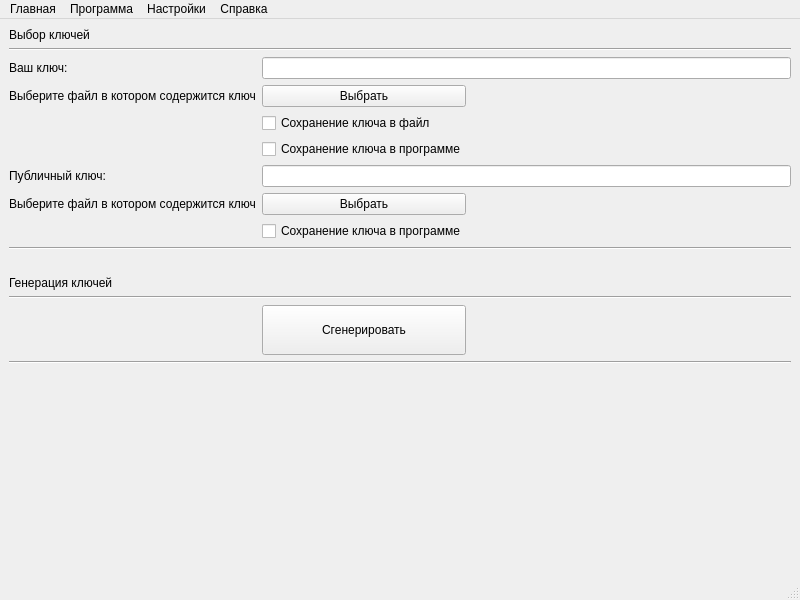
<?xml version="1.0" encoding="UTF-8"?>
<ui version="4.0">
 <class>nastr1</class>
 <widget class="QMainWindow" name="nastr1">
  <property name="geometry">
   <rect>
    <x>0</x>
    <y>0</y>
    <width>800</width>
    <height>600</height>
   </rect>
  </property>
  <property name="windowTitle">
   <string>MainWindow</string>
  </property>
  <widget class="QWidget" name="centralwidget">
   <layout class="QGridLayout" name="gridLayout">
    <item row="10" column="1" colspan="4">
     <widget class="QLineEdit" name="lineEdit_2"/>
    </item>
    <item row="12" column="1">
     <widget class="QCheckBox" name="checkBox_3">
      <property name="text">
       <string>Сохранение ключа в программе</string>
      </property>
     </widget>
    </item>
    <item row="11" column="0">
     <widget class="QLabel" name="label_4">
      <property name="text">
       <string>Выберите файл в котором содержится ключ</string>
      </property>
     </widget>
    </item>
    <item row="4" column="1">
     <widget class="QPushButton" name="pushButton">
      <property name="text">
       <string>Выбрать</string>
      </property>
     </widget>
    </item>
    <item row="13" column="0" colspan="5">
     <widget class="Line" name="line_2">
      <property name="orientation">
       <enum>Qt::Horizontal</enum>
      </property>
     </widget>
    </item>
    <item row="1" column="0" colspan="5">
     <widget class="Line" name="line">
      <property name="orientation">
       <enum>Qt::Horizontal</enum>
      </property>
     </widget>
    </item>
    <item row="4" column="4">
     <spacer name="horizontalSpacer">
      <property name="orientation">
       <enum>Qt::Horizontal</enum>
      </property>
      <property name="sizeHint" stdset="0">
       <size>
        <width>40</width>
        <height>20</height>
       </size>
      </property>
     </spacer>
    </item>
    <item row="20" column="1">
     <spacer name="verticalSpacer_2">
      <property name="orientation">
       <enum>Qt::Vertical</enum>
      </property>
      <property name="sizeHint" stdset="0">
       <size>
        <width>20</width>
        <height>203</height>
       </size>
      </property>
     </spacer>
    </item>
    <item row="2" column="1" colspan="4">
     <widget class="QLineEdit" name="lineEdit_3"/>
    </item>
    <item row="8" column="1">
     <widget class="QCheckBox" name="checkBox_2">
      <property name="text">
       <string>Сохранение ключа в файл</string>
      </property>
     </widget>
    </item>
    <item row="11" column="1">
     <widget class="QPushButton" name="pushButton_2">
      <property name="text">
       <string>Выбрать</string>
      </property>
     </widget>
    </item>
    <item row="15" column="0">
     <widget class="QLabel" name="label_6">
      <property name="text">
       <string>Генерация ключей</string>
      </property>
     </widget>
    </item>
    <item row="10" column="0">
     <widget class="QLabel" name="label_2">
      <property name="text">
       <string>Публичный ключ:</string>
      </property>
     </widget>
    </item>
    <item row="19" column="0" colspan="5">
     <widget class="Line" name="line_4">
      <property name="orientation">
       <enum>Qt::Horizontal</enum>
      </property>
     </widget>
    </item>
    <item row="18" column="1">
     <widget class="QPushButton" name="pushButton_3">
      <property name="minimumSize">
       <size>
        <width>0</width>
        <height>50</height>
       </size>
      </property>
      <property name="text">
       <string>Сгенерировать</string>
      </property>
     </widget>
    </item>
    <item row="9" column="1">
     <widget class="QCheckBox" name="checkBox">
      <property name="text">
       <string>Сохранение ключа в программе</string>
      </property>
     </widget>
    </item>
    <item row="2" column="0">
     <widget class="QLabel" name="label">
      <property name="text">
       <string>Ваш ключ:</string>
      </property>
     </widget>
    </item>
    <item row="4" column="0">
     <widget class="QLabel" name="label_3">
      <property name="text">
       <string>Выберите файл в котором содержится ключ</string>
      </property>
     </widget>
    </item>
    <item row="0" column="0">
     <widget class="QLabel" name="label_5">
      <property name="text">
       <string>Выбор ключей</string>
      </property>
     </widget>
    </item>
    <item row="17" column="0" colspan="5">
     <widget class="Line" name="line_3">
      <property name="orientation">
       <enum>Qt::Horizontal</enum>
      </property>
     </widget>
    </item>
    <item row="14" column="1">
     <spacer name="verticalSpacer">
      <property name="orientation">
       <enum>Qt::Vertical</enum>
      </property>
      <property name="sizeType">
       <enum>QSizePolicy::Fixed</enum>
      </property>
      <property name="sizeHint" stdset="0">
       <size>
        <width>5</width>
        <height>20</height>
       </size>
      </property>
     </spacer>
    </item>
   </layout>
  </widget>
  <widget class="QMenuBar" name="menubar">
   <property name="geometry">
    <rect>
     <x>0</x>
     <y>0</y>
     <width>800</width>
     <height>21</height>
    </rect>
   </property>
   <widget class="QMenu" name="menu">
    <property name="title">
     <string>Главная</string>
    </property>
   </widget>
   <widget class="QMenu" name="menu_2">
    <property name="title">
     <string>Программа</string>
    </property>
   </widget>
   <widget class="QMenu" name="menu_3">
    <property name="title">
     <string>Настройки</string>
    </property>
   </widget>
   <widget class="QMenu" name="menu_4">
    <property name="title">
     <string>Справка</string>
    </property>
   </widget>
   <addaction name="menu"/>
   <addaction name="menu_2"/>
   <addaction name="menu_3"/>
   <addaction name="menu_4"/>
  </widget>
  <widget class="QStatusBar" name="statusbar"/>
 </widget>
 <resources/>
 <connections/>
</ui>
